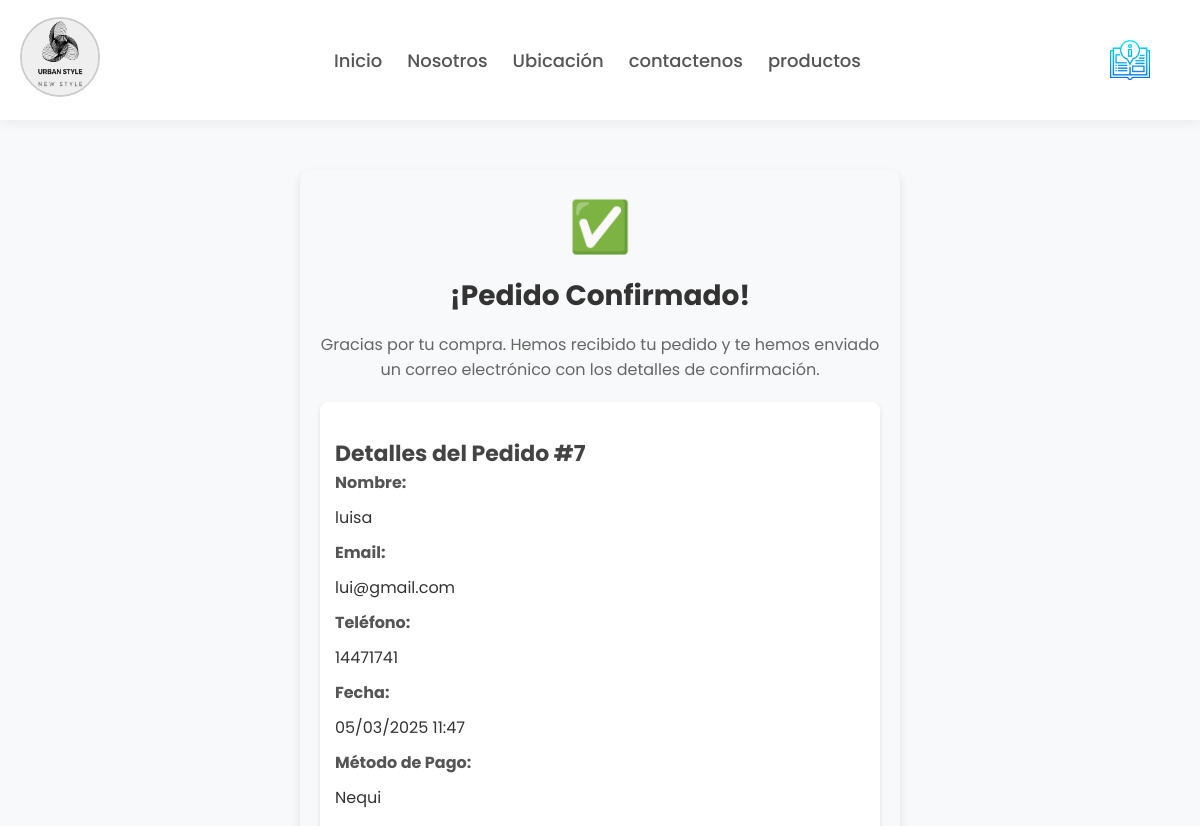
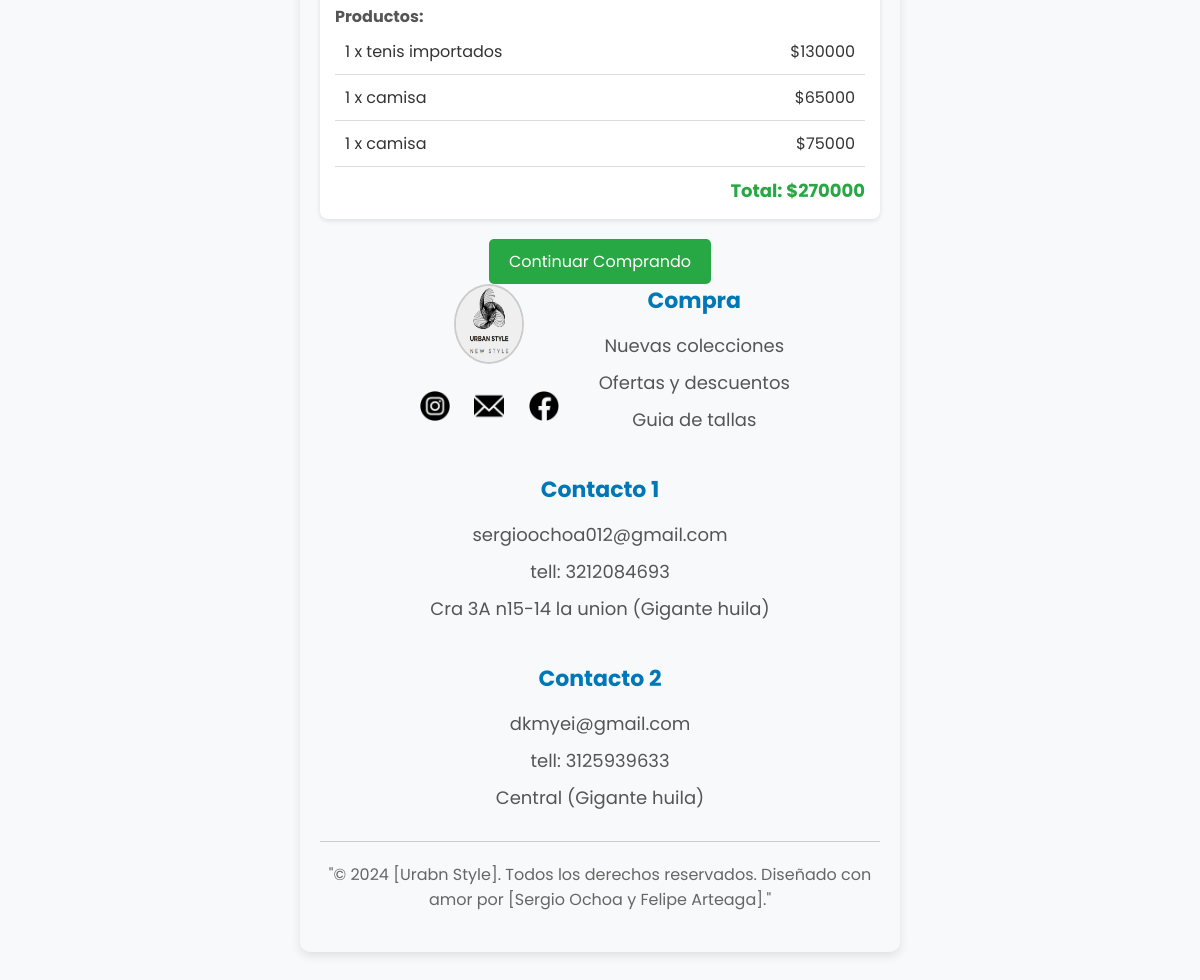
The page /confirmac/7/ on the database its author committed (2 pictures, top to bottom).
### productos/models.py (models this page shows, shortened)
class Orden(models.Model):
    usuario = models.ForeignKey(User, on_delete=models.CASCADE, null=True, blank=True)
    nombre = models.CharField(max_length=200)
    email = models.EmailField()
    telefono = models.CharField(max_length=20)
    sesion_id = models.CharField(max_length=100, null=True, blank=True)
    total = models.DecimalField(max_digits=10, decimal_places=0)
    metodo_pago = models.CharField(
        max_length=20,
        choices=[('nequi', 'Nequi'), ('bancolombia', 'Bancolombia')]
    )
    pagado = models.BooleanField(default=False)
    fecha_creacion = models.DateTimeField(auto_now_add=True)

class OrdenItem(models.Model):
    orden = models.ForeignKey(Orden, related_name='items', on_delete=models.CASCADE)
    producto = models.ForeignKey("Producto", on_delete=models.CASCADE)
    precio = models.DecimalField(max_digits=10, decimal_places=0)
    cantidad = models.IntegerField(default=1)
    def subtotal(self):
        return self.precio * self.cantidad

class Producto(models.Model):
    CATEGORIAS = [
        ('Hombre', 'Hombre'),
        ('Mujer', 'Mujer'),
    ]
    nombre = models.CharField(max_length=200)
    descripcion = models.TextField()
    precio = models.DecimalField(max_digits=10, decimal_places=0)
    foto = models.ImageField(upload_to='productos/')
    fecha_creacion = models.DateField(auto_now_add=True)
    categoria = models.CharField(max_length=10, choices=CATEGORIAS, default='Hombre')  # 👈 Campo de categoría

### productos/views.py (the view)
# urls.py: path('confirmac/<int:orden_id>/', views.confirmacion, name='confirmar'),
def confirmacion(request, orden_id):
    try:
        if request.user.is_authenticated:
            orden = Orden.objects.get(id=orden_id, usuario=request.user)
        else:
            orden = Orden.objects.get(id=orden_id, sesion_id=request.session.session_key)
        items = OrdenItem.objects.filter(orden=orden)
        return render(request, 'confirmacion.html', {
            'orden': orden,
            'items': items
        })
    except Orden.DoesNotExist:
        messages.error(request, "Orden no encontrada")
        return redirect('productos')

### productos/templates/confirmacion.html (shortened to what this page needs)
{% extends 'base.html' %}
{% load static %}
{% block content %}
<link rel="stylesheet" href="{% static 'tienda/confirmacion.css' %}">
<div class="confirmacion-container">
    <div class="confirmacion-icon">✅</div>
    <h1 class="confirmacion-titulo">¡Pedido Confirmado!</h1>
    <div class="confirmacion-mensaje">
        Gracias por tu compra. Hemos recibido tu pedido y te hemos enviado un correo electrónico con los detalles de confirmación.
    </div>
    <div class="confirmacion-detalles">
        <h2 class="resumen-titulo">Detalles del Pedido #{{ orden.id }}</h2>
        <div class="confirmacion-datos">
            <div>
                <div class="datos-titulo">Nombre:</div>
                <div>{{ orden.nombre }}</div>
            </div>
            <div>
                <div class="datos-titulo">Email:</div>
                <div>{{ orden.email }}</div>
            </div>
            <div>
                <div class="datos-titulo">Teléfono:</div>
                <div>{{ orden.telefono }}</div>
            </div>
            <div>
                <div class="datos-titulo">Fecha:</div>
                <div>{{ orden.fecha_creacion|date:"d/m/Y H:i" }}</div>
            </div>
            <div>
                <div class="datos-titulo">Método de Pago:</div>
                <div>{{ orden.get_metodo_pago_display }}</div>
            </div>
        </div>
        <div class="confirmacion-items">
            <div class="datos-titulo">Productos:</div>
            {% for item in items %}
            <div class="confirmacion-item">
                <div>{{ item.cantidad }} x {{ item.producto.nombre }}</div>
                <div>${{ item.subtotal }}</div>
            </div>
            {% endfor %}
            <div class="confirmacion-total">
                Total: ${{ orden.total }}
            </div>
        </div>
    </div>
    <div class="confirmacion-acciones">
        <a href="{% url 'productos' %}" class="btn btn-success">
            Continuar Comprando
        </a>
    </div>
    <div class="confirmacion-acc
{% endblock %}

### productos/static/tienda/base.css (style rules this page uses)
* { margin: 0; padding: 0; box-sizing: border-box; text-decoration: none; list-style: none; font-family: "Poppins", sans-serif; }
body { background-color: #F8F9FA; color: #333; display: flex; flex-direction: column; min-height: 100vh; }

### productos/static/tienda/confirmacion.css (style rules this page uses)
.confirmacion-container { max-width: 600px; margin: 50px auto; padding: 20px; text-align: center; background-color: #f8f9fa; border-radius: 10px; box-shadow: 0px 4px 10px rgba(0, 0, 0, 0.1); }
.confirmacion-icon { font-size: 50px; color: #28a745; margin-bottom: 10px; }
.confirmacion-titulo { font-size: 28px; font-weight: bold; color: #333; }
.resumen-titulo { font-size: 22px; font-weight: bold; margin-top: 20px; color: #444; }
.confirmacion-mensaje { font-size: 16px; color: #666; margin: 15px 0; }
.confirmacion-detalles { text-align: left; margin-top: 20px; background: #fff; padding: 15px; border-radius: 8px; box-shadow: 0px 2px 5px rgba(0, 0, 0, 0.1); }
.confirmacion-datos div { margin-bottom: 10px; }
.datos-titulo { font-weight: bold; color: #555; }
.confirmacion-items { margin-top: 20px; }
.confirmacion-item { display: flex; justify-content: space-between; padding: 10px; border-bottom: 1px solid #ddd; }
.confirmacion-total { font-size: 18px; font-weight: bold; color: #28a745; text-align: right; margin-top: 10px; }
.confirmacion-acciones { margin-top: 20px; }
.btn-success { display: inline-block; padding: 10px 20px; background-color: #28a745; color: white; text-decoration: none; border-radius: 5px; transition: background 0.3s ease; }

### rows shown on the page
Orden: id "7", nombre "luisa", email "lui@gmail.com", telefono "14471741", fecha_creacion "05/03/2025 11:47", metodo_pago "Nequi", total "270000"
OrdenItem: cantidad "1", producto.nombre "tenis importados", subtotal "130000"
OrdenItem: cantidad "1", producto.nombre "camisa", subtotal "65000"
OrdenItem: cantidad "1", producto.nombre "camisa", subtotal "75000"
